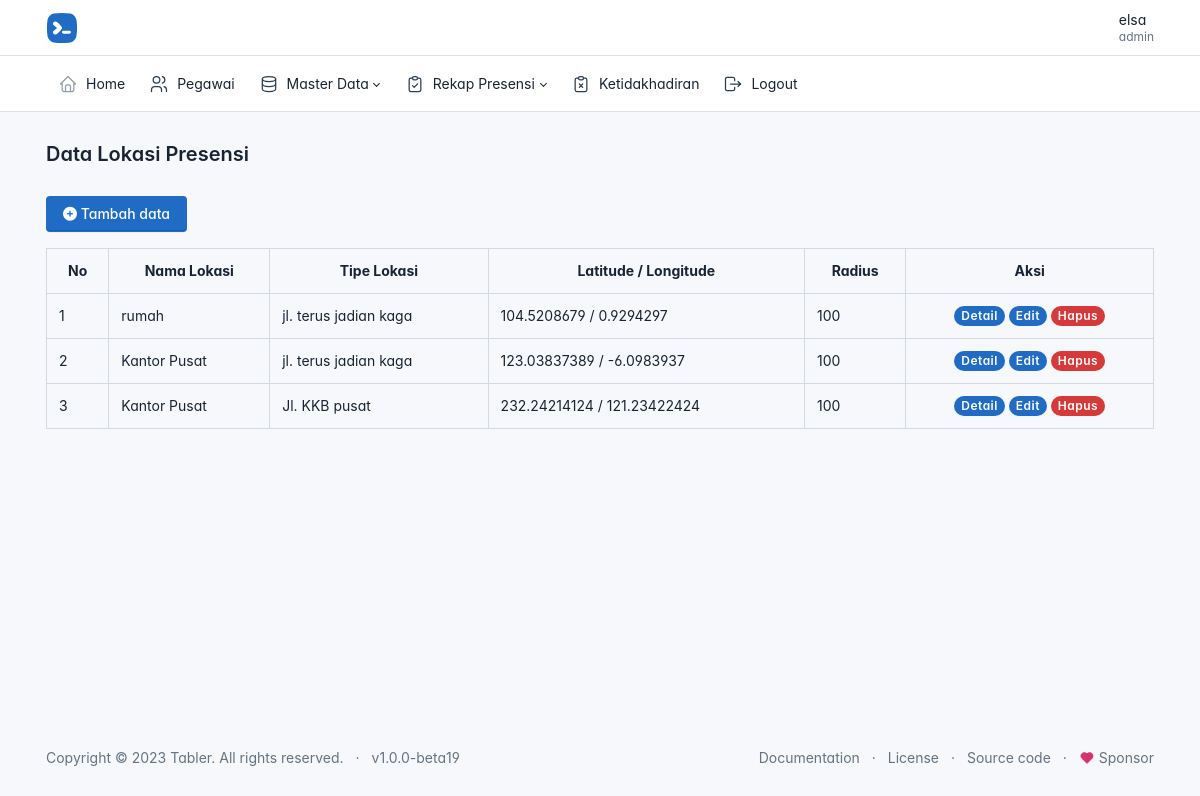
/admin/data_lokasi_presensi/lokasi_presensi.php (signed in), run on the app's committed database.
### tables this page shows
CREATE TABLE `lokasi_presensi` (
  `id` int(11) NOT NULL,
  `nama_lokasi` varchar(255) NOT NULL,
  `alamat_lokasi` varchar(255) NOT NULL,
  `tipe_lokasi` varchar(255) NOT NULL,
  `latitude` varchar(50) NOT NULL,
  `longitude` varchar(50) NOT NULL,
  `radius` int(11) NOT NULL,
  `zona_waktu` varchar(4) NOT NULL,
  `jam_masuk` time NOT NULL,
  `jam_pulang` time NOT NULL
);

### config.php (called while the page is built, shortened)
<?php
function base_url($url = null)
{
    $base_url = 'http://localhost/presensi';
    if ($url != null) {
        return $base_url . "/".$url;
    }
    return $base_url;
}

### admin/data_lokasi_presensi/lokasi_presensi.php (the view, shortened to what this page needs)
<?php
include('../../admin/layout/header.php');
require_once('../../config.php');
$result = mysqli_query($connection, "SELECT * FROM lokasi_presensi ORDER BY id DESC") or die(mysqli_error($connection));
?>
<div class="page-body">
    <div class="container-xl">
        <a href="<?= base_url('admin/data_lokasi_presensi/tambah.php') ?>" class="btn btn-primary">
            <span class="text">
                <i class="fa-solid fa-circle-plus"></i>
                Tambah data
            </span>
        </a>
        <table class="table table-bordered mt-3">
            <tr class="text-center">
                <th>No</th>
                <th>Nama Lokasi</th>
                <th>Tipe Lokasi</th>
                <th>Latitude / Longitude</th>
                <th>Radius</th>
                <th>Aksi</th>
            </tr>
            <?php if (mysqli_num_rows($result) === 0) { ?>
                <tr>
                    <td colspan="6">Data Kosong, Silahkan tambahkan data baru</td>
                </tr>
            <?php } else { ?>
                <?php $no = 1;
                while ($lokasi = mysqli_fetch_array($result)) : ?>
                    <tr >
                        <td><?= $no++ ?></td>
                        <td><?= $lokasi['nama_lokasi'] ?></td>
                        <td><?= $lokasi['alamat_lokasi']  ?></td>
                        <td><?= $lokasi['longitude'] . ' / ' . $lokasi['latitude'] ?></td>
                        <td><?= $lokasi['radius'] ?></td>
                        <td class="text-center">
                            <a href="<?= base_url('admin/data_lokasi_presensi/detail.php?id=' . $lokasi['id']) ?>" class="badge badge-pill bg-primary">Detail</a>
                            <a href="<?= base_url('admin/data_lokasi_presensi/edit.php?id=' . $lokasi['id']) ?>" class="badge badge-pill bg-primary">Edit</a>
                            <a href="<?= base_url('admin/data_lokasi_presensi/hapus.php?id=' . $lokasi['id']) ?>" class="badge badge-pill bg-danger tombol-hapus">Hapus</a>
                        </td>
                    </tr>
                <?php endwhile; ?>
            <?php } ?>
        </table>
    </div>
</div>
<?php include('../layout/footer.php'); ?>

### admin/layout/header.php (style rules this page uses)
:root { --tblr-font-sans-serif: 'Inter Var', -apple-system, BlinkMacSystemFont, San Francisco, Segoe UI, Roboto, Helvetica Neue, sans-serif; }
body { font-feature-settings: "cv03", "cv04", "cv11"; }

### data on the page
lokasi_presensi: nama_lokasi "rumah", alamat_lokasi "jl. terus jadian kaga", longitude "104.5208679", latitude "0.9294297", radius "100"
lokasi_presensi: nama_lokasi "Kantor Pusat", alamat_lokasi "jl. terus jadian kaga", longitude "123.03837389", latitude "-6.0983937", radius "100"
lokasi_presensi: nama_lokasi "Kantor Pusat", alamat_lokasi "Jl. KKB pusat", longitude "232.24214124", latitude "121.23422424", radius "100"

### other printed values
$_SESSION['nama'] "elsa"
$_SESSION['jabatan'] "admin"
$judul_halaman "Data Lokasi Presensi"
